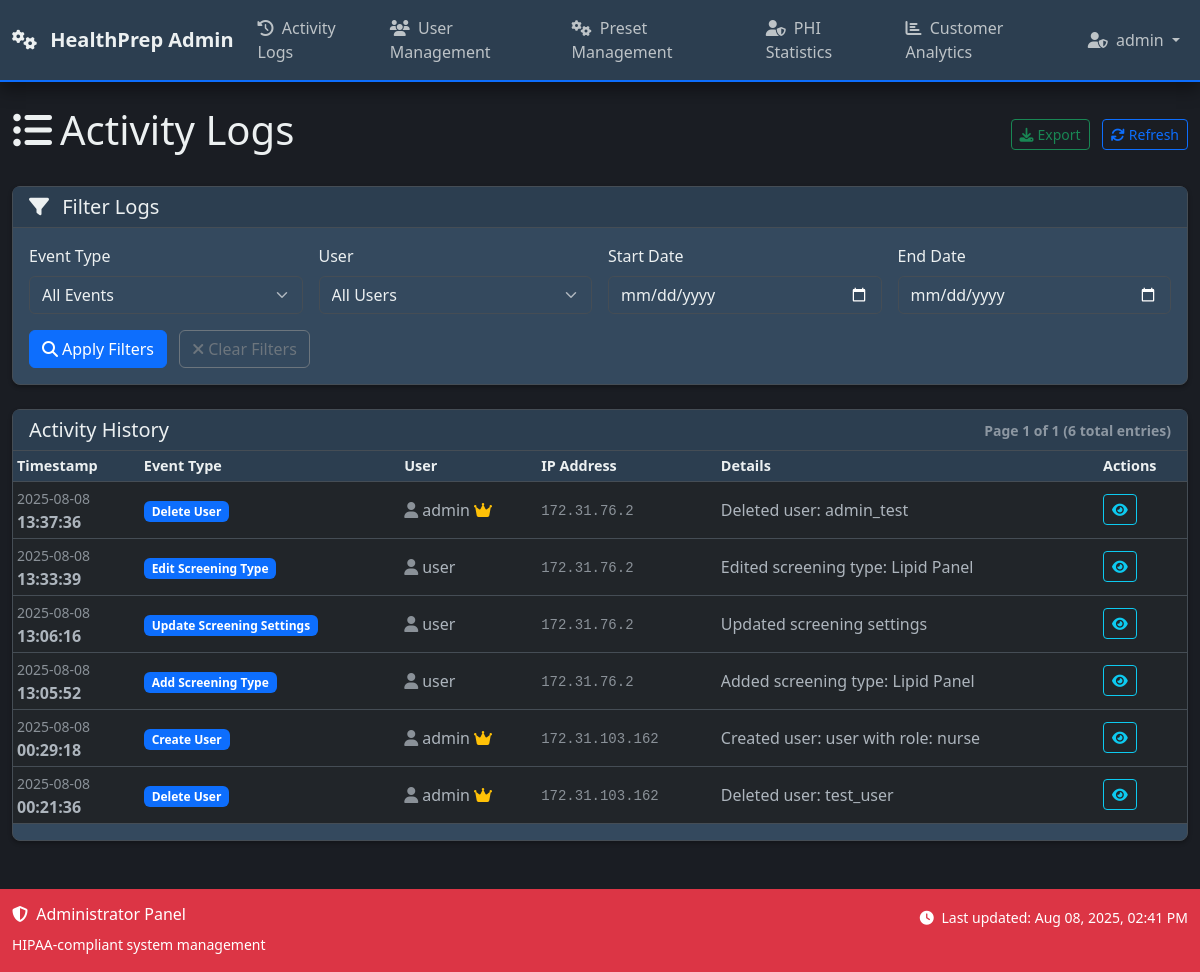
The page /admin/logs (signed in) on the database its author committed.
### models.py (models this page shows, shortened)
class User(UserMixin, db.Model):
    __tablename__ = 'users'
    id = db.Column(db.Integer, primary_key=True)
    username = db.Column(db.String(80), nullable=False)  # Unique within organization
    email = db.Column(db.String(120), nullable=False)  # Unique within organization
    password_hash = db.Column(db.String(255), nullable=False)
    role = db.Column(db.String(20), default='nurse', nullable=False)  # 'root_admin', 'admin', 'MA', 'nurse'
    is_admin = db.Column(db.Boolean, default=False, nullable=False)  # Kept for backward compatibility
    is_active_user = db.Column(db.Boolean, default=True, nullable=False)
    is_root_admin = db.Column(db.Boolean, default=False, nullable=False)  # Super admin for managing all organizations
    org_id = db.Column(db.Integer, db.ForeignKey('organizations.id'), nullable=True)  # Nullable for root admins
    epic_user_id = db.Column(db.String(100))  # Epic user ID for mapping
    two_factor_enabled = db.Column(db.Boolean, default=False)
    session_timeout_minutes = db.Column(db.Integer, default=30)
    last_activity = db.Column(db.DateTime, default=datetime.utcnow)
    failed_login_attempts = db.Column(db.Integer, default=0)
    locked_until = db.Column(db.DateTime)
    created_at = db.Column(db.DateTime, default=datetime.utcnow)
    last_login = db.Column(db.DateTime, default=datetime.utcnow)
    created_by = db.Column(db.Integer, db.ForeignKey('users.id'))
    updated_at = db.Column(db.DateTime, default=datetime.utcnow, onupdate=datetime.utcnow)
    __table_args__ = (
        db.UniqueConstraint('username', 'org_id', name='unique_username_per_org'),
        db.UniqueConstraint('email', 'org_id', name='unique_email_per_org'),
    )
    def is_admin_user(self):
        return self.role == 'admin' or self.is_admin or self.is_root_admin
    def update_activity(self):
        self.last_activity = datetime.utcnow()
    @property
    def is_active(self):
        return self.is_active_user

class AdminLog(db.Model):
    __tablename__ = 'admin_logs'
    id = db.Column(db.Integer, primary_key=True)
    timestamp = db.Column(db.DateTime, default=datetime.utcnow)
    event_type = db.Column(db.String(50))
    user_id = db.Column(db.Integer, db.ForeignKey('users.id'))
    org_id = db.Column(db.Integer, db.ForeignKey('organizations.id'), nullable=False)  # Organization scope
    ip_address = db.Column(db.String(45))
    patient_id = db.Column(db.Integer, db.ForeignKey('patient.id'))  # Patient accessed (if applicable)
    resource_type = db.Column(db.String(50))  # Type of resource accessed (patient, document, screening)
    resource_id = db.Column(db.Integer)  # ID of specific resource
    action_details = db.Column(db.Text)  # Human-readable action description
    data = db.Column(db.JSON)  # Additional structured data
    session_id = db.Column(db.String(100))  # Session identifier
    user_agent = db.Column(db.Text)  # Browser/client information
    user = db.relationship('User', backref=db.backref('admin_logs', lazy=True))
    organization = db.relationship('Organization', backref=db.backref('admin_logs', lazy=True))
    patient = db.relationship('Patient', backref=db.backref('access_logs', lazy=True))

### routes/admin_routes.py (the view)
@admin_bp.route('/logs')
@login_required
@admin_required
def logs():
    try:
        page = request.args.get('page', 1, type=int)
        event_type = request.args.get('event_type', '')
        user_id = request.args.get('user_id', type=int)
        start_date = request.args.get('start_date', '')
        end_date = request.args.get('end_date', '')
        filters = {
            'event_type': event_type,
            'user_id': user_id,
            'start_date': start_date,
            'end_date': end_date
        }
        query = AdminLog.query
        if event_type:
            query = query.filter(AdminLog.event_type == event_type)
        if user_id:
            query = query.filter(AdminLog.user_id == user_id)
        if start_date:
            start_dt = datetime.strptime(start_date, '%Y-%m-%d')
            query = query.filter(AdminLog.timestamp >= start_dt)
        if end_date:
            end_dt = datetime.strptime(end_date, '%Y-%m-%d')
            query = query.filter(AdminLog.timestamp <= end_dt)
        logs_pagination = query.order_by(AdminLog.timestamp.desc()).paginate(
            page=page, per_page=50, error_out=False
        )
        if hasattr(current_user, 'org_id'):
            users = User.query.filter_by(org_id=current_user.org_id).all()
        else:
            users = User.query.all()
        event_types = db.session.query(AdminLog.event_type).distinct().all()
        event_types = [event.event_type for event in event_types if event.event_type]
        return render_template('admin/logs.html',
                             logs=logs_pagination.items,
                             pagination=logs_pagination,
                             users=users,
                             event_types=event_types,
                             filters=filters)
    except Exception as e:
        logger.error(f"Error in admin logs: {str(e)}")
        flash('Error loading admin logs', 'error')
        return render_template('error/500.html'), 500

### templates/admin/logs.html (shortened to what this page needs)
{% extends 'base_admin.html' %}
{% block extra_css %}
<link rel="stylesheet" href="https://cdn.datatables.net/1.13.4/css/dataTables.bootstrap5.min.css">
<link rel="stylesheet" href="https://cdn.datatables.net/buttons/2.3.6/css/buttons.bootstrap5.min.css">
{% endblock %}
{% block content %}
<div class="d-flex justify-content-between align-items-center mb-4">
    <h1><i class="fas fa-list-ul me-2"></i>Activity Logs</h1>
    <div>
        <button class="btn btn-outline-success btn-sm me-2" onclick="exportLogs()">
            <i class="fas fa-download me-1"></i>Export
        </button>
        <button class="btn btn-outline-primary btn-sm" onclick="location.reload()">
            <i class="fas fa-sync me-1"></i>Refresh
        </button>
    </div>
</div>
<div class="card mb-4">
    <div class="card-header">
        <h5 class="mb-0">
            <i class="fas fa-filter me-2"></i>
            Filter Logs
        </h5>
    </div>
    <div class="card-body">
        <form method="GET" action="{{ url_for('admin.logs') }}" class="row g-3">
            <div class="col-md-3">
                <label for="event_type" class="form-label">Event Type</label>
                <select class="form-select" id="event_type" name="event_type">
                    <option value="">All Events</option>
                </select>
            </div>
            <div class="col-md-3">
                <label for="user_id" class="form-label">User</label>
                <select class="form-select" id="user_id" name="user_id">
                    <option value="">All Users</option>
                </select>
            </div>
            <div class="col-md-3">
                <label for="start_date" class="form-label">Start Date</label>
                <input type="date" class="form-control" id="start_date" name="start_date" value="{{ filters.start_date or '' }}">
            </div>
            <div class="col-md-3">
                <label for="end_date" class="form-label">End Date</label>
                <input type="date" class="form-control" id="end_date" name="end_date" value="{{ filters.end_date or '' }}">
            </div>
            <div class="col-12">
                <button type="submit" class="btn btn-primary">
                    <i class="fas fa-search me-1"></i>Apply Filters
                </button>
                <a href="{{ url_for('admin.logs') }}" class="btn btn-outline-secondary ms-2">
                    <i class="fas fa-times me-1"></i>Clear Filters
                </a>
            </div>
        </form>
    </div>
</div>
<div class="card">
    <div class="card-header d-flex justify-content-between align-items-center">
        <h5 class="mb-0">Activity History</h5>
        <small class="text-muted">
            {% if pagination %}
            Page {{ pagination.page }} of {{ pagination.pages }}
            ({{ pagination.total }} total entries)
            {% else %}
            {{ logs|length }} entries
            {% endif %}
        </small>
    </div>
    <div class="card-body p-0">
        {% if logs %}
            <div class="table-responsive">
                <table id="logsTable" class="table table-hover table-sm">
                    <thead>
                        <tr>
                            <th>Timestamp</th>
                            <th>Event Type</th>
                            <th>User</th>
                            <th>IP Address</th>
                            <th>Details</th>
                            <th>Actions</th>
                        </tr>
                    </thead>
                    <tbody>
                        {% for log in logs %}
                        <tr>
                            <td>
                                <div class="text-nowrap">
                                    <small class="text-muted">{{ log.timestamp.strftime('%Y-%m-%d') }}</small><br>
                                    <strong>{{ log.timestamp.strftime('%H:%M:%S') }}</strong>
                                </div>
                            </td>
                            <td>
                                <span class="badge bg-primary">
                                    {{ log.event_type.replace('_', ' ').title() if log.event_type else 'Unknown' }}
                                </span>
                            </td>
                            <td>
                                {% if log.user %}
                                    <div class="d-flex align-items-center">
                                        <i class="fas fa-user me-1 text-muted"></i>
                                        {{ log.user.username }}
                                        {% if log.user.is_admin %}
                                            <i class="fas fa-crown text-warning ms-1" title="Admin"></i>
                                        {% endif %}
                                    </div>
                                {% else %}
                                    <span class="text-muted">System</span>
                                {% endif %}
                            </td>
                            <td>
                                <small class="text-muted font-monospace">{{ log.ip_address or 'N/A' }}</small>
                            </td>
                            <td>
                                {% if log.data %}
                                    <div class="text-truncate" style="max-width: 300px;"
                                         title="{{ log.data.get('description', '') if log.data and log.data.get('description') else (log.data | tojsonpretty if log.data else 'No details') }}">
                                        {{ log.data.get('description', 'View details') if log.data and log.data.get else 'View details' }}
                                    </div>
                                {% else %}
                                    <span class="text-muted">No details</span>
                                {% endif %}
                            </td>
                            <td>
                                <a href="{{ url_for('admin.view_log_details', log_id=log.id) }}"
                                   class="btn btn-outline-info btn-sm"
                                   title="View detailed information about this log entry">
                                    <i class="fas fa-eye"></i>
                                </a>
                            </td>
                        </tr>
                        {% endfor %}
                    </tbody>
                </table>
            </div>
        {% endif %}
    </div>
</div>
{% endblock %}

### templates/base_admin.html (shortened to what this page needs)
<!DOCTYPE html>
<html lang="en" data-bs-theme="dark">
<head>
    <link href="https://cdn.jsdelivr.net/npm/bootstrap@5.3.0/dist/css/bootstrap.min.css" rel="stylesheet">
    <link href="https://cdnjs.cloudflare.com/ajax/libs/font-awesome/6.4.0/css/all.min.css" rel="stylesheet">
    <link href="{{ url_for('static', filename='css/custom.css') }}" rel="stylesheet">
    <link href="{{ url_for('static', filename='css/loading-states.css') }}" rel="stylesheet">
    {% block extra_css %}{% endblock %}
</head>
<body>
    <nav class="navbar navbar-expand-lg navbar-dark bg-danger">
        <div class="container">
            <a class="navbar-brand" href="{{ url_for('admin.dashboard') }}">
                <i class="fas fa-cogs me-2"></i>
                HealthPrep Admin
            </a>
            <div class="collapse navbar-collapse" id="adminNavbar">
                <ul class="navbar-nav me-auto">
                    <li class="nav-item">
                        <a class="nav-link" href="{{ url_for('admin.dashboard_logs') }}">
                            <i class="fas fa-history me-1"></i> Activity Logs
                        </a>
                    </li>
                    <li class="nav-item">
                        <a class="nav-link" href="{{ url_for('admin.users_list') }}">
                            <i class="fas fa-users me-1"></i> User Management
                        </a>
                    </li>
                    <li class="nav-item">
                        <a class="nav-link" href="{{ url_for('admin.dashboard_presets') }}">
                            <i class="fas fa-cogs me-1"></i> Preset Management
                        </a>
                    </li>
                    <li class="nav-item">
                        <a class="nav-link" href="{{ url_for('admin.dashboard_phi') }}">
                            <i class="fas fa-user-shield me-1"></i> PHI Statistics
                        </a>
                    </li>
                    <li class="nav-item">
                        <a class="nav-link" href="{{ url_for('admin.dashboard_analytics') }}">
                            <i class="fas fa-chart-bar me-1"></i> Customer Analytics
                        </a>
                    </li>
                </ul>
                <ul class="navbar-nav">
                    <li class="nav-item dropdown">
                        <a class="nav-link dropdown-toggle" href="#" id="adminUserDropdown" role="button" data-bs-toggle="dropdown">
                            <i class="fas fa-user-shield me-1"></i> {{ current_user.username }}
                        </a>
                    </li>
                </ul>
            </div>
        </div>
    </nav>
    <main class="container-fluid my-4">
        {% block content %}{% endblock %}
    </main>
    <footer class="bg-danger text-white py-3 mt-5">
        <div class="container">
            <div class="row">
                <div class="col-md-6">
                    <h6><i class="fas fa-shield-alt me-1"></i> Administrator Panel</h6>
                    <small>HIPAA-compliant system management</small>
                </div>
                <div class="col-md-6 text-end">
                    <small>
                        <i class="fas fa-clock me-1"></i>
                        Last updated: <span id="lastUpdated"></span>
                    </small>
                </div>
            </div>
        </div>
    </footer>
</body>
</html>

### rows shown on the page
User: username "admin"
AdminLog: timestamp "2025-08-08", timestamp "13:37:36", event_type.replace "Delete User", user.username "admin", ip_address "172.31.76.2", data "Deleted user: admin_test"
AdminLog: timestamp "2025-08-08", timestamp "13:33:39", event_type.replace "Edit Screening Type", user.username "user", ip_address "172.31.76.2", data "Edited screening type: Lipid Panel"
AdminLog: timestamp "2025-08-08", timestamp "13:06:16", event_type.replace "Update Screening Settings", user.username "user", ip_address "172.31.76.2", data "Updated screening settings"
AdminLog: timestamp "2025-08-08", timestamp "13:05:52", event_type.replace "Add Screening Type", user.username "user", ip_address "172.31.76.2", data "Added screening type: Lipid Panel"
AdminLog: timestamp "2025-08-08", timestamp "00:29:18", event_type.replace "Create User", user.username "admin", ip_address "172.31.103.162", data "Created user: user with role: nurse"
AdminLog: timestamp "2025-08-08", timestamp "00:21:36", event_type.replace "Delete User", user.username "admin", ip_address "172.31.103.162", data "Deleted user: test_user"

### other values the page prints
{{ pagination.page }} "1"
{{ pagination.pages }} "1"
{{ pagination.total }} "6"
